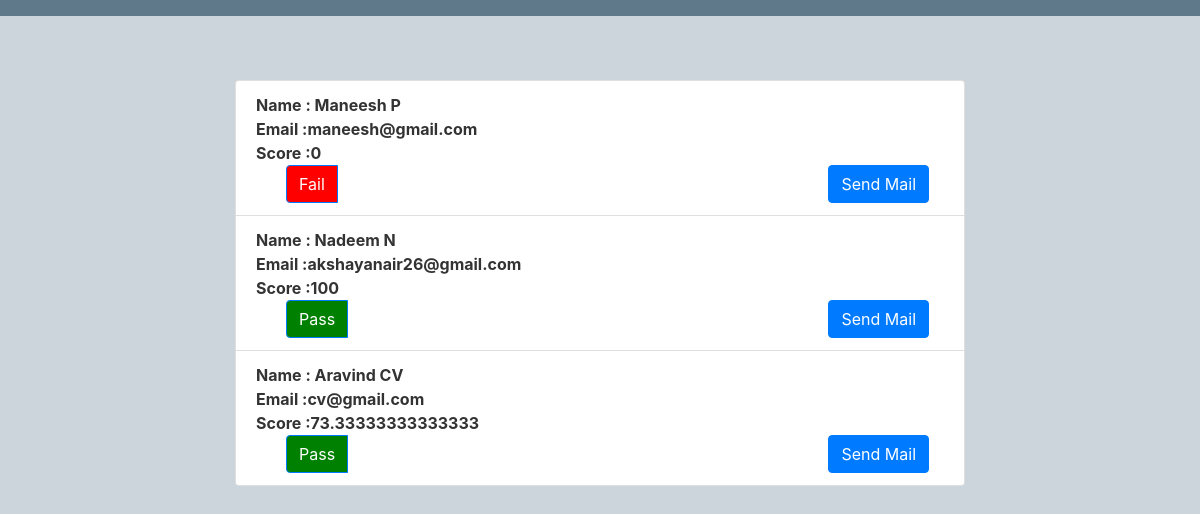
Screenshot of /view_users with the database file from the repository.
### irecruit/models.py (models this page shows, shortened)
class User(db.Model, UserMixin):
    id = db.Column(db.Integer, primary_key=True)
    firstname = db.Column(db.String(20), nullable=False)
    lastname = db.Column(db.String(20), nullable=False)
    dob = db.Column(db.String(10), nullable=False)
    user_id = db.Column(db.Integer, db.ForeignKey('admin.id'), unique=True)
    skill = db.relationship('Skill', backref='user', lazy=True)

class Admin(db.Model, UserMixin):
    id = db.Column(db.Integer, primary_key=True)
    email = db.Column(db.String(120), unique=True, nullable=False)
    image_file = db.Column(db.String(20), nullable=False, default='default.jpg')
    password = db.Column(db.String(60), nullable=False)
    user = db.relationship('User', backref='admin', uselist=False)
    score = db.Column(db.Integer, default=0)

### irecruit/route.py (the view)
@app.route('/view_users')
def view_users():
    db.create_all()
    users = Admin.query.all()
    usr = User.query.all()
    return render_template('view_users.html', users=users, usr=usr)

### irecruit/templates/view_users.html
{% extends "layout.html" %}
{% block content %}
        <ul class="list-group">
        {% for user in users %}
            {% for usr in usr %}
         {% if usr.id == user.id %}
        <li class="list-group-item" style="font-weight: bold;">
             Name : {{ usr.firstname }} {{ usr.lastname }}<br>
            Email :{{ user.email }} <br>
            Score :{{ user.score }}
            <div class="btn-group container">
                {% if user.score > 50 %}
                     <div class="btn-group container">
                <button type="button" id="pass" class="btn btn-primary" style="background-color: green">Pass</button>
                    </div>
                    <form method="post" action="/passe_mails"> <button type="submit" class="btn btn-primary" name = "send" value = "{{ user.email }}">Send Mail</button></form>
                {% else %}
                    <div class="btn-group container">
                     <button type="button" class="btn btn-primary" style="background-color: red">Fail</button>
                    </div>
                    <form method="post" action="/passe"> <button type="submit" class="btn btn-primary" name = "send" value = "{{ user.email }}">Send Mail</button></form>
                    {% endif %}
            </div>
        </li>
         {% endif %}
            {% endfor %}
        {% endfor %}
        </ul>
{% endblock content %}

### irecruit/templates/layout.html (shortened to what this page needs)
<!DOCTYPE html>
<html>
<head>
    <link rel="stylesheet" href="https://maxcdn.bootstrapcdn.com/bootstrap/4.0.0/css/bootstrap.min.css">
    <link rel="stylesheet" type="text/css" href="static/css/main1.css">
</head>
<body class="image">
    <header class="site-header">
      <nav class="navbar navbar-expand-md navbar-dark bg-steel fixed-top">
      </nav>
    </header>
    <main role="main" class="container">
      <div class="row">
        <div class="col-md-8 offset-md-2">
          {% block content %}{% endblock %}
        </div>
      </div>
    </main>
</body>
</html>

### irecruit/static/css/main1.css (style rules this page uses)
body { background: #fafafa; color: #333333; margin-top: 5rem; }
.bg-steel { background-color: #5f788a; }

### irecruit/templates/layout.html (style rules this page uses)
.image { width: 100%; height: auto; background-color: #cbd5db; background-repeat: no-repeat; background-size: cover; }

### rows the page displays
Admin: email "maneesh@gmail.com", score "0"
User: firstname "Maneesh", lastname "P"
Admin: email "akshayanair26@gmail.com", score "100"
User: firstname "Nadeem", lastname "N"
Admin: email "cv@gmail.com", score "73.33333333333333"
User: firstname "Aravind", lastname "CV"
